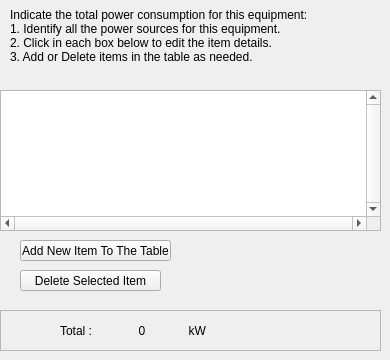
    <widget class="QWidget" name="tab_4">
     <attribute name="title">
      <string>Power</string>
     </attribute>
     <widget class="QLabel" name="label_18">
      <property name="geometry">
       <rect>
        <x>10</x>
        <y>0</y>
        <width>341</width>
        <height>71</height>
       </rect>
      </property>
      <property name="text">
       <string>Indicate the total power consumption for this equipment:
1. Identify all the power sources for this equipment.
2. Click in each box below to edit the item details.
3. Add or Delete items in the table as needed.</string>
      </property>
     </widget>
     <widget class="QTableView" name="tableView">
      <property name="geometry">
       <rect>
        <x>0</x>
        <y>90</y>
        <width>381</width>
        <height>141</height>
       </rect>
      </property>
      <property name="verticalScrollBarPolicy">
       <enum>Qt::ScrollBarAlwaysOn</enum>
      </property>
      <property name="horizontalScrollBarPolicy">
       <enum>Qt::ScrollBarAlwaysOn</enum>
      </property>
      <property name="alternatingRowColors">
       <bool>false</bool>
      </property>
      <property name="verticalScrollMode">
       <enum>QAbstractItemView::ScrollPerItem</enum>
      </property>
     </widget>
     <widget class="QPushButton" name="pushButton_5">
      <property name="geometry">
       <rect>
        <x>20</x>
        <y>240</y>
        <width>151</width>
        <height>21</height>
       </rect>
      </property>
      <property name="text">
       <string>Add New Item To The Table</string>
      </property>
     </widget>
     <widget class="QPushButton" name="pushButton_6">
      <property name="geometry">
       <rect>
        <x>20</x>
        <y>270</y>
        <width>141</width>
        <height>21</height>
       </rect>
      </property>
      <property name="text">
       <string>Delete Selected Item</string>
      </property>
      <property name="checkable">
       <bool>false</bool>
      </property>
     </widget>
     <widget class="QFrame" name="frame_2">
      <property name="geometry">
       <rect>
        <x>0</x>
        <y>310</y>
        <width>381</width>
        <height>41</height>
       </rect>
      </property>
      <property name="frameShape">
       <enum>QFrame::StyledPanel</enum>
      </property>
      <property name="frameShadow">
       <enum>QFrame::Plain</enum>
      </property>
      <widget class="QLabel" name="label_19">
       <property name="geometry">
        <rect>
         <x>60</x>
         <y>10</y>
         <width>191</width>
         <height>21</height>
        </rect>
       </property>
       <property name="text">
        <string>Total :              0             kW</string>
       </property>
      </widget>
     </widget>
    </widget>
